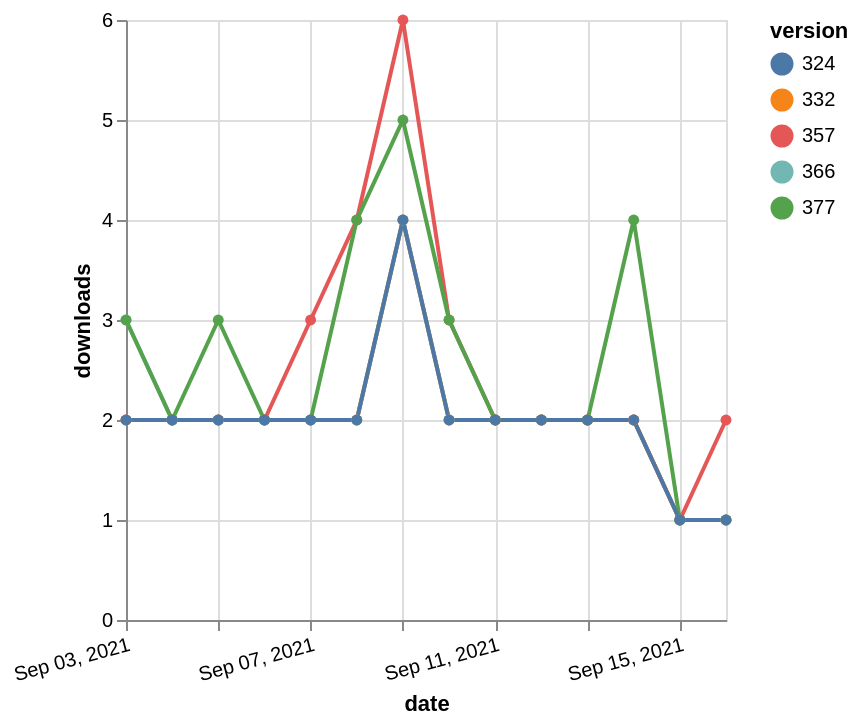

Express this chart as Vega-Lite.
### Vega-Lite specification from a JSON file in a GitHub repository (floating-point values rounded to 4 significant figures)
{"$schema": "https://vega.github.io/schema/vega-lite/v5.json", "description": "A simple bar chart with embedded data.", "data": {"values": [{"date": "2021-09-03", "total": 2299, "delta": 3, "version": "366"}, {"date": "2021-09-04", "total": 2301, "delta": 2, "version": "366"}, {"date": "2021-09-05", "total": 2303, "delta": 2, "version": "366"}, {"date": "2021-09-06", "total": 2305, "delta": 2, "version": "366"}, {"date": "2021-09-07", "total": 2307, "delta": 2, "version": "366"}, {"date": "2021-09-08", "total": 2309, "delta": 2, "version": "366"}, {"date": "2021-09-09", "total": 2313, "delta": 4, "version": "366"}, {"date": "2021-09-10", "total": 2315, "delta": 2, "version": "366"}, {"date": "2021-09-11", "total": 2317, "delta": 2, "version": "366"}, {"date": "2021-09-12", "total": 2319, "delta": 2, "version": "366"}, {"date": "2021-09-13", "total": 2321, "delta": 2, "version": "366"}, {"date": "2021-09-14", "total": 2323, "delta": 2, "version": "366"}, {"date": "2021-09-15", "total": 2324, "delta": 1, "version": "366"}, {"date": "2021-09-16", "total": 2325, "delta": 1, "version": "366"}, {"date": "2021-09-03", "total": 2849, "delta": 2, "version": "357"}, {"date": "2021-09-04", "total": 2851, "delta": 2, "version": "357"}, {"date": "2021-09-05", "total": 2853, "delta": 2, "version": "357"}, {"date": "2021-09-06", "total": 2855, "delta": 2, "version": "357"}, {"date": "2021-09-07", "total": 2858, "delta": 3, "version": "357"}, {"date": "2021-09-08", "total": 2862, "delta": 4, "version": "357"}, {"date": "2021-09-09", "total": 2868, "delta": 6, "version": "357"}, {"date": "2021-09-10", "total": 2871, "delta": 3, "version": "357"}, {"date": "2021-09-11", "total": 2873, "delta": 2, "version": "357"}, {"date": "2021-09-12", "total": 2875, "delta": 2, "version": "357"}, {"date": "2021-09-13", "total": 2877, "delta": 2, "version": "357"}, {"date": "2021-09-14", "total": 2879, "delta": 2, "version": "357"}, {"date": "2021-09-15", "total": 2880, "delta": 1, "version": "357"}, {"date": "2021-09-16", "total": 2882, "delta": 2, "version": "357"}, {"date": "2021-09-03", "total": 2753, "delta": 2, "version": "332"}, {"date": "2021-09-04", "total": 2755, "delta": 2, "version": "332"}, {"date": "2021-09-05", "total": 2757, "delta": 2, "version": "332"}, {"date": "2021-09-06", "total": 2759, "delta": 2, "version": "332"}, {"date": "2021-09-07", "total": 2761, "delta": 2, "version": "332"}, {"date": "2021-09-08", "total": 2763, "delta": 2, "version": "332"}, {"date": "2021-09-09", "total": 2767, "delta": 4, "version": "332"}, {"date": "2021-09-10", "total": 2769, "delta": 2, "version": "332"}, {"date": "2021-09-11", "total": 2771, "delta": 2, "version": "332"}, {"date": "2021-09-12", "total": 2773, "delta": 2, "version": "332"}, {"date": "2021-09-13", "total": 2775, "delta": 2, "version": "332"}, {"date": "2021-09-14", "total": 2777, "delta": 2, "version": "332"}, {"date": "2021-09-15", "total": 2778, "delta": 1, "version": "332"}, {"date": "2021-09-16", "total": 2779, "delta": 1, "version": "332"}, {"date": "2021-09-03", "total": 2106, "delta": 3, "version": "377"}, {"date": "2021-09-04", "total": 2108, "delta": 2, "version": "377"}, {"date": "2021-09-05", "total": 2111, "delta": 3, "version": "377"}, {"date": "2021-09-06", "total": 2113, "delta": 2, "version": "377"}, {"date": "2021-09-07", "total": 2115, "delta": 2, "version": "377"}, {"date": "2021-09-08", "total": 2119, "delta": 4, "version": "377"}, {"date": "2021-09-09", "total": 2124, "delta": 5, "version": "377"}, {"date": "2021-09-10", "total": 2127, "delta": 3, "version": "377"}, {"date": "2021-09-11", "total": 2129, "delta": 2, "version": "377"}, {"date": "2021-09-12", "total": 2131, "delta": 2, "version": "377"}, {"date": "2021-09-13", "total": 2133, "delta": 2, "version": "377"}, {"date": "2021-09-14", "total": 2137, "delta": 4, "version": "377"}, {"date": "2021-09-15", "total": 2138, "delta": 1, "version": "377"}, {"date": "2021-09-16", "total": 2139, "delta": 1, "version": "377"}, {"date": "2021-09-03", "total": 2506, "delta": 2, "version": "324"}, {"date": "2021-09-04", "total": 2508, "delta": 2, "version": "324"}, {"date": "2021-09-05", "total": 2510, "delta": 2, "version": "324"}, {"date": "2021-09-06", "total": 2512, "delta": 2, "version": "324"}, {"date": "2021-09-07", "total": 2514, "delta": 2, "version": "324"}, {"date": "2021-09-08", "total": 2516, "delta": 2, "version": "324"}, {"date": "2021-09-09", "total": 2520, "delta": 4, "version": "324"}, {"date": "2021-09-10", "total": 2522, "delta": 2, "version": "324"}, {"date": "2021-09-11", "total": 2524, "delta": 2, "version": "324"}, {"date": "2021-09-12", "total": 2526, "delta": 2, "version": "324"}, {"date": "2021-09-13", "total": 2528, "delta": 2, "version": "324"}, {"date": "2021-09-14", "total": 2530, "delta": 2, "version": "324"}, {"date": "2021-09-15", "total": 2531, "delta": 1, "version": "324"}, {"date": "2021-09-16", "total": 2532, "delta": 1, "version": "324"}]}, "width": "container", "mark": {"type": "line", "point": {"filled": true}}, "encoding": {"x": {"field": "date", "type": "temporal", "timeUnit": "yearmonthdate", "title": "date", "axis": {"labelAngle": -15}}, "y": {"field": "delta", "type": "quantitative", "title": "downloads"}, "color": {"field": "version", "type": "nominal"}, "tooltip": {"field": "delta"}}}
